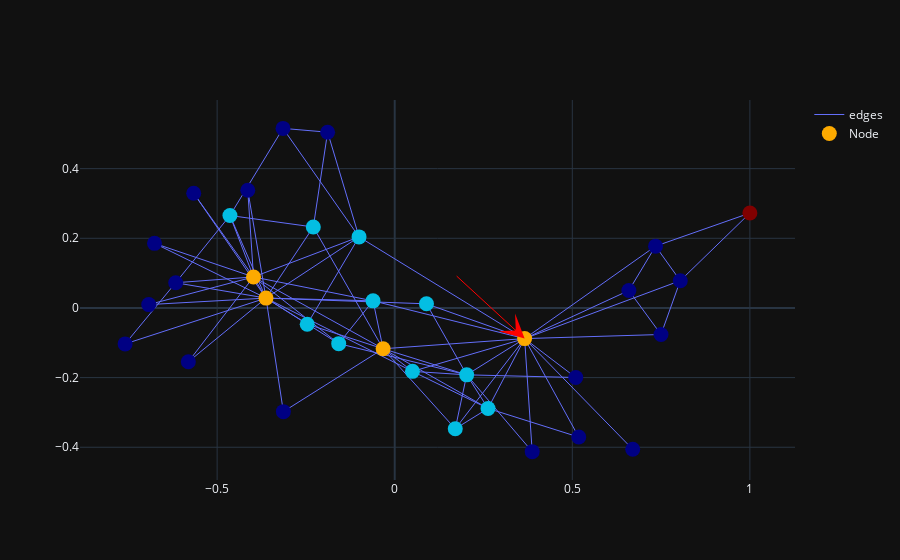

The notebook cell saved with this chart:
### Code cell
%%timeit -n1 -r1
df = RDD.get_rdds_for_visuals_vector(target_G, target_node, [measure_list], target_rad)
df = other_sims.mean_shift(df, [measures.global_graph_degree])
fig = visualize.visualize_rdd_vector_mean_shift(target_G, target_node,target_rad, [measure_list], pos)
fig.show()
df = df.sort_values('cluster')
#print(df)

clusters = df_to_cluster_list(df)
result = nx.algorithms.community.modularity(target_G, clusters)
print(result)

### Figure 1 — Plotly figure (JSON) as saved in the notebook; plotly's stock layout.template omitted (floating-point values rounded to 4 significant figures; data arrays with more than 128 entries replaced by an {"elided": "..."} marker saying what was removed)
{"data": [{"line": {"width": 1}, "marker": {"color": [2, 1, 2, 1, 0, 0, 0, 1, 1, 0, 0, 0, 0, 1, 0, 0, 3, 0, 0, 1, 0, 0, 0, 1, 0, 0, 0, 1, 1, 0, 1, 1, 2, 2], "colorscale": [[0, "rgb(0,0,131)"], [0.2, "rgb(0,60,170)"], [0.4, "rgb(5,255,255)"], [0.6, "rgb(255,255,0)"], [0.8, "rgb(250,0,0)"], [1, "rgb(128,0,0)"]], "size": 15}, "mode": "lines", "name": "edges", "type": "scatter", "uid": "a54fecec-4259-4cea-bc7a-d476a8f05780", "x": {"elided": "234 float values"}, "y": {"elided": "234 float values"}}, {"customdata": {"elided": "34x8 float values"}, "hovertemplate": "node_name: %{customdata[0]} <br> radius: %{customdata[1]} <br> degree: %{customdata[2]} <br> global_graph_degree: %{customdata[3]} <br> normalized_rdd: %{customdata[4]} <br> cluster: %{customdata[5]} <br> nodes_x: %{customdata[6]} <br> nodes_y: %{customdata[7]} <br> ", "marker": {"color": [2, 1, 2, 1, 0, 0, 0, 1, 1, 0, 0, 0, 0, 1, 0, 0, 3, 0, 0, 1, 0, 0, 0, 1, 0, 0, 0, 1, 1, 0, 1, 1, 2, 2], "colorscale": [[0, "rgb(0,0,131)"], [0.2, "rgb(0,60,170)"], [0.4, "rgb(5,255,255)"], [0.6, "rgb(255,255,0)"], [0.8, "rgb(250,0,0)"], [1, "rgb(128,0,0)"]], "size": 15}, "mode": "markers", "name": "Node", "text": [1, 2, 3, 4, 5, 6, 7, 8, 9, 10, 11, 12, 13, 14, 15, 16, 17, 18, 19, 20, 21, 22, 23, 24, 25, 26, 27, 28, 29, 30, 31, 32, 33, 34], "type": "scatter", "uid": "aecaf6a1-58fa-4952-aa24-d1d6fde0c4c7", "x": [0.3658, 0.2027, -0.03263, 0.2628, 0.6593, 0.804, 0.7344, 0.1705, -0.06103, -0.3134, 0.7498, 0.6701, 0.5182, 0.04995, -0.566, -0.581, 1, 0.3871, -0.4137, 0.08941, -0.6764, 0.5097, -0.6926, -0.4639, -0.189, -0.3145, -0.7591, -0.2292, -0.2464, -0.6167, -0.1577, -0.1005, -0.3975, -0.3625], "y": [-0.08803, -0.192, -0.1172, -0.2885, 0.05006, 0.07827, 0.1774, -0.3469, 0.02043, -0.2978, -0.0762, -0.4058, -0.3707, -0.1821, 0.3291, -0.1547, 0.2724, -0.4125, 0.3381, 0.01185, 0.1854, -0.1997, 0.009669, 0.2654, 0.5046, 0.5156, -0.1033, 0.2324, -0.0466, 0.07238, -0.1025, 0.204, 0.08901, 0.02834]}], "layout": {"annotations": [{"arrowcolor": "red", "arrowhead": 3, "arrowsize": 4, "axref": "x", "ayref": "y", "showarrow": true, "x": 0.3658, "y": -0.08803}], "dragmode": "pan"}}
